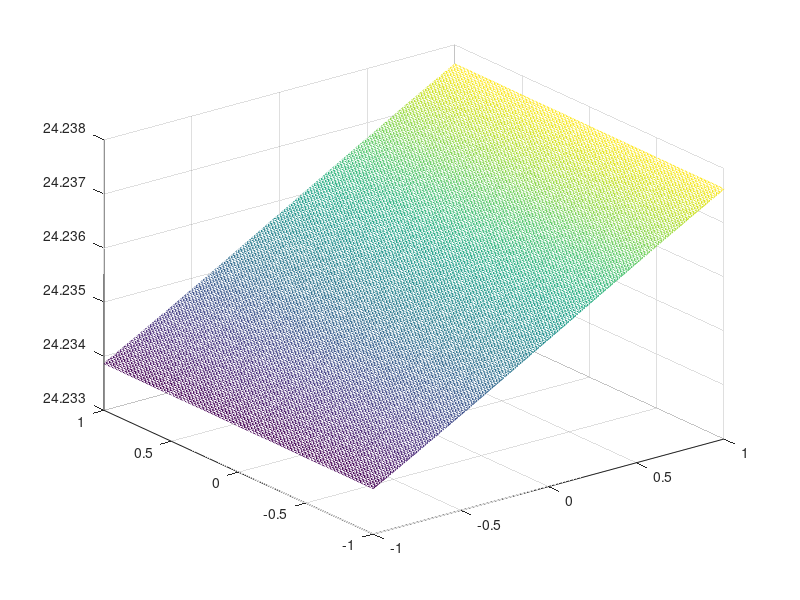
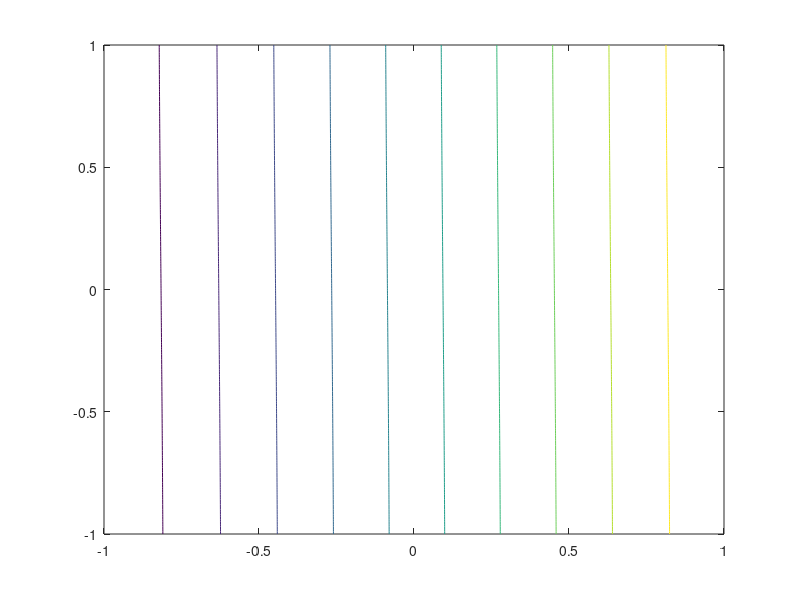

MATLAB code for these plots, in order:
clear all;
Na = 13; Nb = 7; Nc = 10;
L1 = randn(Na,3)*.03;   L1 = conv2(L1, [1,1;1,1]/4, 'same');
L2 = randn(Nb,Na+1)*.03;  L2 = conv2(L2, ones(3,3)/9, 'same');
L3 = randn(Nc, Nb+1)*.03; 
L4 = randn(1,  Nc+1)*.3;
% L2 = filter(ones(1,16)/16, 1, L2);

res = 200;
range = 1;
[x_grid,y_grid] = meshgrid(linspace(-range,range,res));

x_grid_seq = reshape(x_grid', 1, res^2);
y_grid_seq = reshape(y_grid', 1, res^2);
net_in = [x_grid_seq; y_grid_seq];

% nSample = 4;
% x_in = [1 0 1 0;1 1 0 0]; 
% y  = xor(x_in(1,:),x_in(2,:));
nSample = 30;
x_in = randn(2,nSample);
y = cos(3*x_in(1,:)).*sin(1*x_in(2,:));

cost = zeros(1,res^2);
for i = 1:res^2
    L1(1,1) = net_in(1,i);
    L2(4,2) = net_in(2,i);
    L1_out = L1*[x_in;ones(1,nSample)*.01];
    sig_L1 = 1./(1+exp(-L1_out));
    L2_out = L2 *[sig_L1; ones(1,nSample)*.01];
    sig_L2 = 1./(1+exp(-L2_out));
    L3_out = L3 *[sig_L2; ones(1,nSample)*.01];
    sig_L3 = 1./(1+exp(-L3_out));
    L4_out = L4 *[sig_L3; ones(1,nSample)*.01];
    out    = 1./(1+exp(-L4_out));
    cost(i) = sum((out - y).^2);
end

cost = reshape(cost,res,res);
figure;
mesh(x_grid,y_grid,cost);
figure;
contour(x_grid,y_grid,cost);